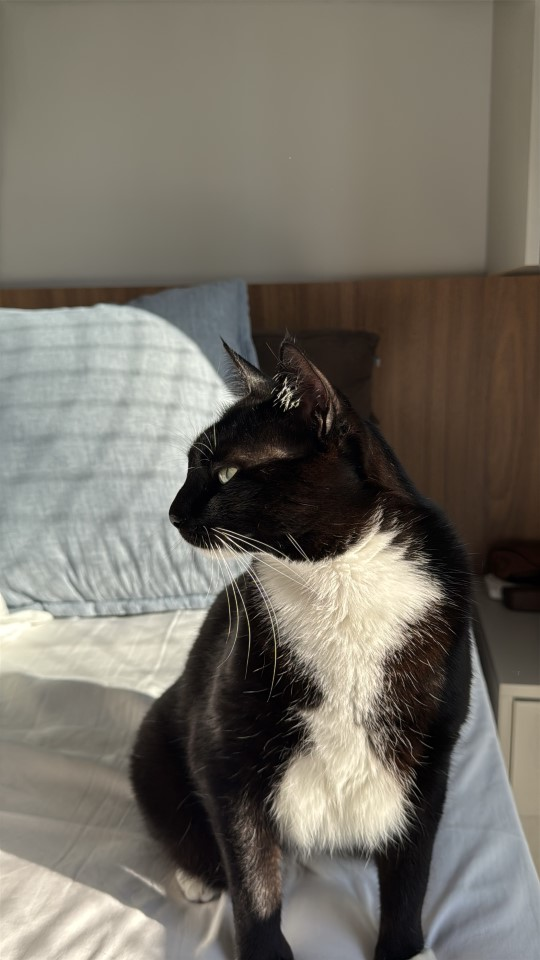
#> input picture tmp/imgpipe.png, 540 x 960 px
$ python sender.py tmp/imgpipe.png tmp/imgpipe.png
#> lines starting #> are read from the running program, lines starting #| are printed output that depends on the picture
import os       # criar arquivos, FIFO etc
import sys      # interações com o python
import struct   # empacotar dados em formato binário

def ensure_fifo(path):
    try:                    # tenta criar FIFO
        os.mkfifo(path)
    except FileExistsError: # se já existir
        pass

def load_as_pgm_bytes(img_path):
    """
    Retorna (w, h, maxv=255, bytes) independente de ser PNG/JPG/PGM.
    Se for PNG/JPG, converte para 'L' (8-bit grayscale).
    """
#> called with img_path = 'tmp/imgpipe.png'
    ext = os.path.splitext(img_path)[1].lower() # extraindo metadados

    if ext == ".pgm":
        with open(img_path, "rb") as f:         # abre o arquivo em modo binário
            if f.readline().strip() != b'P5':
                raise ValueError("PGM não está no modo binário P5")
            line = f.readline()                 # O formato PGM permite comentários começando com #. Esses são pulados
            while line.startswith(b'#'):
                line = f.readline()
            w, h = map(int, line.split())       # lê largura e alguta
            maxv = int(f.readline())            # lê valor máximo do pixel
            data = bytearray(f.read())          # lê os bytes da imagem
            if len(data) != w*h:
                raise ValueError("Tamanho do payload PGM inconsistente")
            if maxv != 255:
                data = bytearray(int(px * 255 / maxv) for px in data) # faz ajuste proporcional se valor de bytes for != 255
                maxv = 255
            return w, h, maxv, data
    else:
        try:
            from PIL import Image               # usa Pillow para abrir as imagens em python
        except ImportError:
            sys.exit(1)
        im = Image.open(img_path).convert("L")  # converte pra L (escala em cinza com 8 bits por pixel)
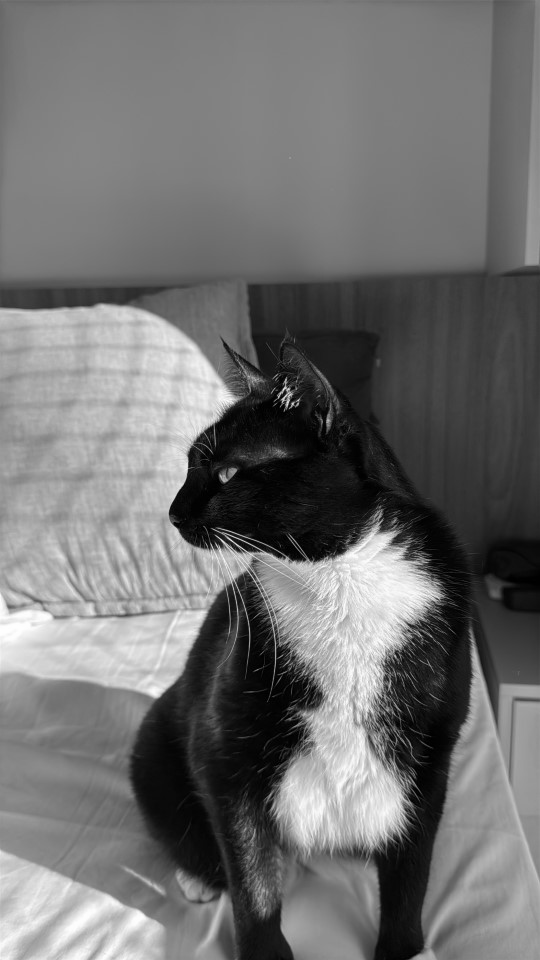
#> im: PIL image 540x960 L; min 0, max 255, mean 112
        w, h = im.size
#> w = 540; h = 960
        data = bytearray(im.tobytes())
        return w, h, 255, data                  # retorna dados com maxv = 255

def main():
    if len(sys.argv) != 3:
        print(f"Uso: {sys.argv[0]} <fifo_path> <entrada.(png|jpg|pgm)>") # caminho da imagem e tipo de arquivo
        sys.exit(1)

    fifo = sys.argv[1]
    inpath = sys.argv[2]

    ensure_fifo(fifo) # garante que o FIFO exista

    w, h, maxv, data = load_as_pgm_bytes(inpath)    # carrega a imagem obtendo os valores
#> w = 540; h = 960; maxv = 255

    with open(fifo, "wb") as f:                     # abre o FIFO em modo binário de escrita(wb)
        header = struct.pack("iii", w, h, maxv)     # cria cabeçalho em binário, struct gera 12bytes (3 * 4)
        f.write(header)
        f.write(data)

    print(f"[Sender] {inpath} ({w}x{h}) enviado com sucesso.")
#| [Sender] tmp/imgpipe.png (540x960) enviado com sucesso.

if __name__ == "__main__":
    main()
